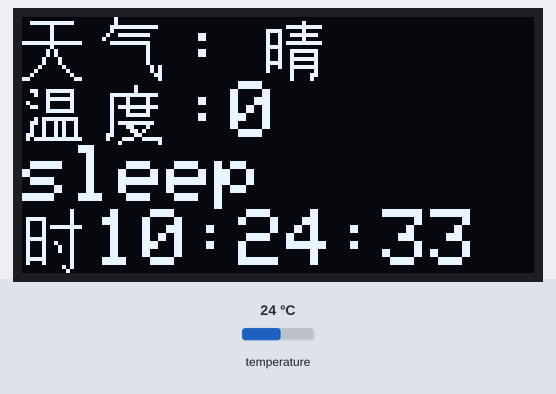
This sketch was run on a simulated ESP8266 (NodeMCU). On the bench: 128×64 one-colour display. Inputs (shaded band) come from the test bench; at power-on: temperature 24 °C. WiFi joins after 1.5 s; servers stay silent unless stated; network time is answered at once with the bench clock; uploads are accepted with an empty reply; the local clock reads 2024-03-15 10:24:30 at power-on unless the sketch sets it; what the sketch prints to the serial monitor is not drawn.

Above: at 3.2 s.
At 7.1 s:
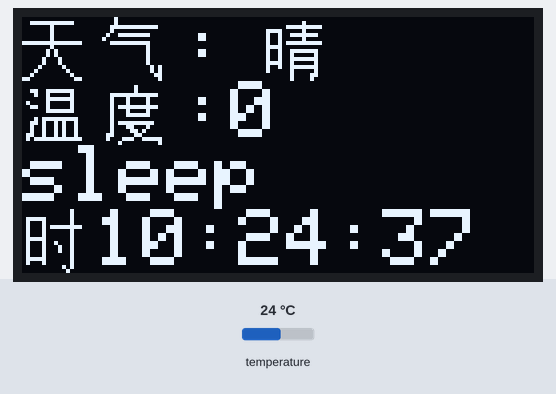
At 11.0 s:
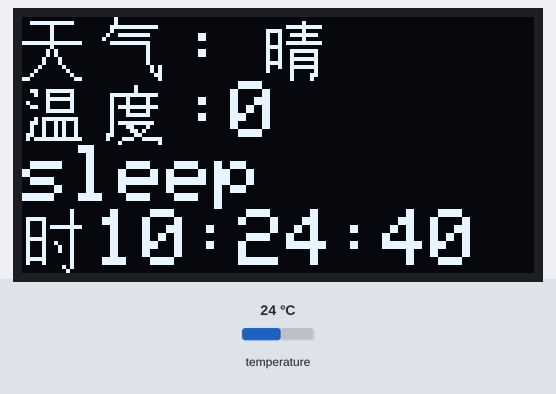
At 20.0 s:
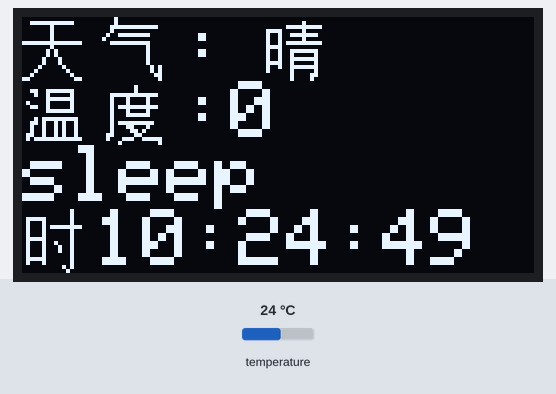
At 29.0 s:
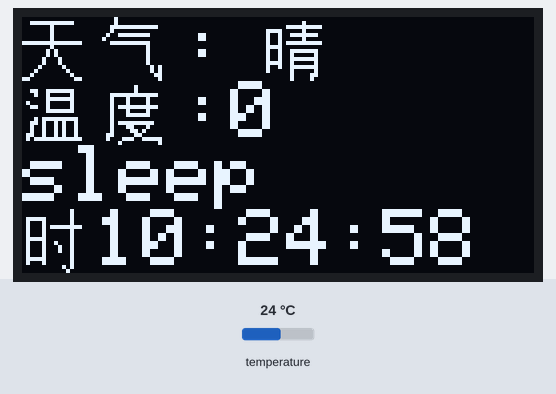
At 38.1 s:
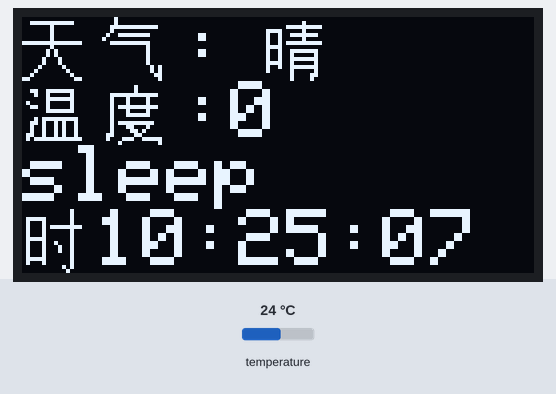

Measured:
- what the display in image 0 shows lasts 1.3 s, from 3.2 s to 4.5 s

The sketch:

Edp.ino
```cpp
#include "Text.h"
#include <DallasTemperature.h>
#include <OneWire.h>
#define ONE_WIRE_BUS 2  // DS18B20 pin
OneWire oneWire(ONE_WIRE_BUS);
DallasTemperature DS18B20(&oneWire);

#include <Wire.h>
#include <WiFiUdp.h>
#include <NTPClient.h>
#include <DNSServer.h>
#include <WiFiManager.h>
#include <ESP8266WiFi.h>
#include <ArduinoJson.h>
#include <Adafruit_GFX.h>
#include <ESP8266WiFiMulti.h>
#include <ESP8266WebServer.h>
#include <ESP8266WebServer.h>
#include <Adafruit_SSD1306.h>
#include <ESP8266HTTPClient.h>
#define URL "http://www.example.com"
ESP8266WebServer esp8266_server(80);// 建立网络服务器对象，该对象用于响应HTTP请求。监听端口（80）
int i;//延时
WiFiUDP ntpUDP;
String curTime;//存放当前时间
ESP8266WiFiMulti wifiMulti;
Adafruit_SSD1306 display(128, 64, &Wire, -1);//配置olcd屏幕
NTPClient timeClient(ntpUDP,"ntp1.aliyun.com",60*60*8,30*60*1000);//获取时间

//天气情况
int code_w;
int temp_n;
String text_w;
String update_l;


const char* host = "api.seniverse.com"; //主机地址
const int httpPort = 80;//占用80端口
String reqUserKey = "SlSIlvuT9D8H4GAsW";//用户私钥
String reqLocation = "Xiamen"; //查询厦门数据
String reqUnit = "c"; //返回摄氏度数据

void setup() {
  Serial.begin(9600);//设置串口波特率
  Serial.println();//输出换行
  display.begin(SSD1306_SWITCHCAPVCC, 0x3C);//初始化olcd

  WiFiManager wifiManager;//建立WiFi管理对象
  wifiManager.autoConnect("ZCY");//设置WiFi连接名字
  Serial.println("WiFi Connected!");//提示连接成功
  WiFiConfig();//根据配置的WiFi信息进行连接WiFi
  timeClient.begin(); //获取时间
  esp8266_server.begin();
  esp8266_server.on("/", handleRoot);
}

void loop() {
    i++;
    String reqRes = "/v3/weather/now.json?key=" + reqUserKey +
    + "&location=" + reqLocation +
    "&language=en&unit=" +reqUnit;

    if(i==1)
        httpRequest(reqRes);
    if(i==1200)
        i=0;
    timeRequest();
    olcd_display();
    esp8266_server.handleClient() ;

    float temp;
    DS18B20.requestTemperatures();
    temp = DS18B20.getTempCByIndex(0);
    Serial.print("Temperature: ");
    Serial.println(temp);

    delay(500);
}

void handleRoot() {
  String msg="Xiamen weather:"+text_w+"\r\n"+"Xiamen temp:"+temp_n+"\r\n"+
  "It's a good day to sleep^v^";
  esp8266_server.send(200, "text/plain", msg);
}
void WiFiConfig(){
    HTTPClient httpclient;//创建HTTPClient对象
    httpclient.begin(URL);//进入配置网站
    int httpCode = httpclient.GET();//通过get启动连接并发送请求
    Serial.println("return info:");
    if(httpCode==HTTP_CODE_OK){
        String rp = httpclient.getString();//获取响应内容
        Serial.println(rp);//显示响应内容
    }else{
        Serial.println(httpCode);//输出错误代码
    }
    httpclient.end();
}

void httpRequest(String reqRes){
    WiFiClient client;
    // 建立http请求信息
    String httpRequest = String("GET ") + reqRes + " HTTP/1.1\r\n" +
    "Host: " + host + "\r\n" +
    "Connection: close\r\n\r\n";
    Serial.println("");
    Serial.print("Connecting to "); Serial.print(host);
    if (client.connect(host, 80)){
        Serial.println(" Success!");
        // 向服务器发送http请求信息
        client.print(httpRequest);
        Serial.println("Sending request: ");
        Serial.println(httpRequest);
        // 获取并显示服务器响应状态行
        String status_response = client.readStringUntil('\n');
        Serial.print("status_response: ");
        Serial.println(status_response);
        // 使用find跳过HTTP响应头
        if (client.find("\r\n\r\n")) {
        Serial.println("Found Header End. Start Parsing.");
        }
        // 利用ArduinoJson库解析心知天气响应信息
        parseInfo(client);
    }
    else {
    Serial.println(" connection failed!");
    }
    //断开客户端与服务器连接工作
    client.stop();
}

void parseInfo(WiFiClient client){
    const size_t capacity = JSON_ARRAY_SIZE(1) + JSON_OBJECT_SIZE(1) +
    2*JSON_OBJECT_SIZE(3) + JSON_OBJECT_SIZE(6) + 230;
    DynamicJsonDocument doc(capacity);
    deserializeJson(doc, client);
    JsonObject results_0 = doc["results"][0];
    JsonObject results_0_now = results_0["now"];

    text_w = results_0_now["text"].as<String>();
    code_w = results_0_now["code"].as<int>();
    temp_n = results_0_now["temperature"].as<int>();
    update_l = results_0["last_update"].as<String>();
    Serial.println(code_w);
}

void timeRequest(){
    timeClient.update();
    curTime=timeClient.getFormattedTime();
}

void olcd_display(){
    display.clearDisplay();
    display.setTextColor(WHITE);
    display.setTextSize(2);
    display.drawBitmap(0,0,tian,16,16,1);
    display.drawBitmap(20,0,qi,16,16,1);
    display.setCursor(40, 0);
    display.print(":");

    if(code_w==0||code_w==1){
        display.drawBitmap(60,0,qing,16,16,1);
    }else if(code_w==4){
        display.drawBitmap(60,0,duo,16,16,1);
        display.drawBitmap(80,0,yun,16,16,1);
    }else{
        display.drawBitmap(60,0,wu,16,16,1);
        display.drawBitmap(80,0,yu,16,16,1);
    }

    display.drawBitmap(0,16,wen,16,16,1);
    display.drawBitmap(20,16,du,16,16,1);
    display.setCursor(40, 16);
    display.print(":");
    display.print(temp_n);

    display.setCursor(0, 32);
    display.print("sleep");

    display.drawBitmap(0,48,time_shi,16,16,1);
    display.setCursor(18,48);
    display.print(curTime);


    display.display();

}
```

Source omitted: Text.h (data table, 2499 bytes)
